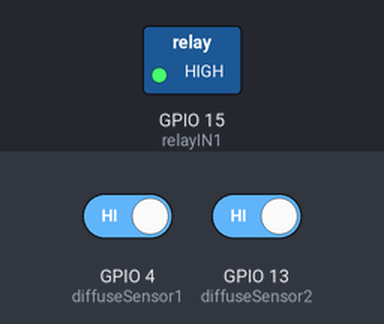
The sketch below on a simulated ESP32. Parts: switched loads named in the sketch (green lamp = pin HIGH). The test bench sets the inputs (shaded band); at power-on: GPIO 4 (diffuseSensor1) HIGH, GPIO 13 (diffuseSensor2) HIGH. What the sketch prints to the serial monitor is not drawn.

Above: at 1.2 s.
1.3 s: GPIO 4 (diffuseSensor1) driven LOW
At 2.5 s:
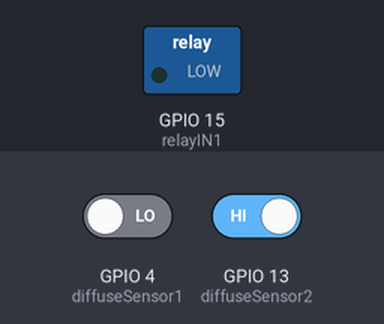
Timing chart, 0 to 4.3 s (numbered marks = the images above; inputs shaded):
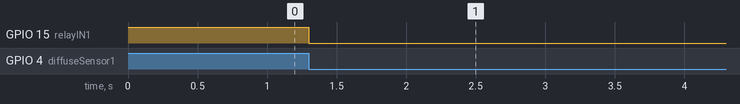

Measured:
- after the input at 1.3 s, GPIO 15 (relayIN1): HIGH → LOW at once

The sketch:

esp32_2diffuse_relay.ino
```cpp
const int diffuseSensor1 = 4;
const int diffuseSensor2 = 13;
int dataSensor1 = 0;
int dataSensor2 = 0;
const int relayIN1 = 15;

void setup() {
  pinMode(diffuseSensor1, INPUT);
  pinMode(diffuseSensor2, INPUT);
  pinMode(relayIN1, OUTPUT);           // Set the relay pin as an output
  digitalWrite(relayIN1, HIGH);        // Set the relay to HIGH (OFF) initially
  Serial.begin(115200);
}

void loop() {
  dataSensor1 = digitalRead(diffuseSensor1);
  dataSensor2 = digitalRead(diffuseSensor2);
  Serial.println(dataSensor1);

  if (dataSensor1 == LOW) {         //Object detected data 0
    digitalWrite(relayIN1, LOW);    //Relay turn ON
  } else if (dataSensor2 == LOW) {
    digitalWrite(relayIN1, HIGH);
  } else {
    Serial.println("Check your sensors");
  }
}
```
